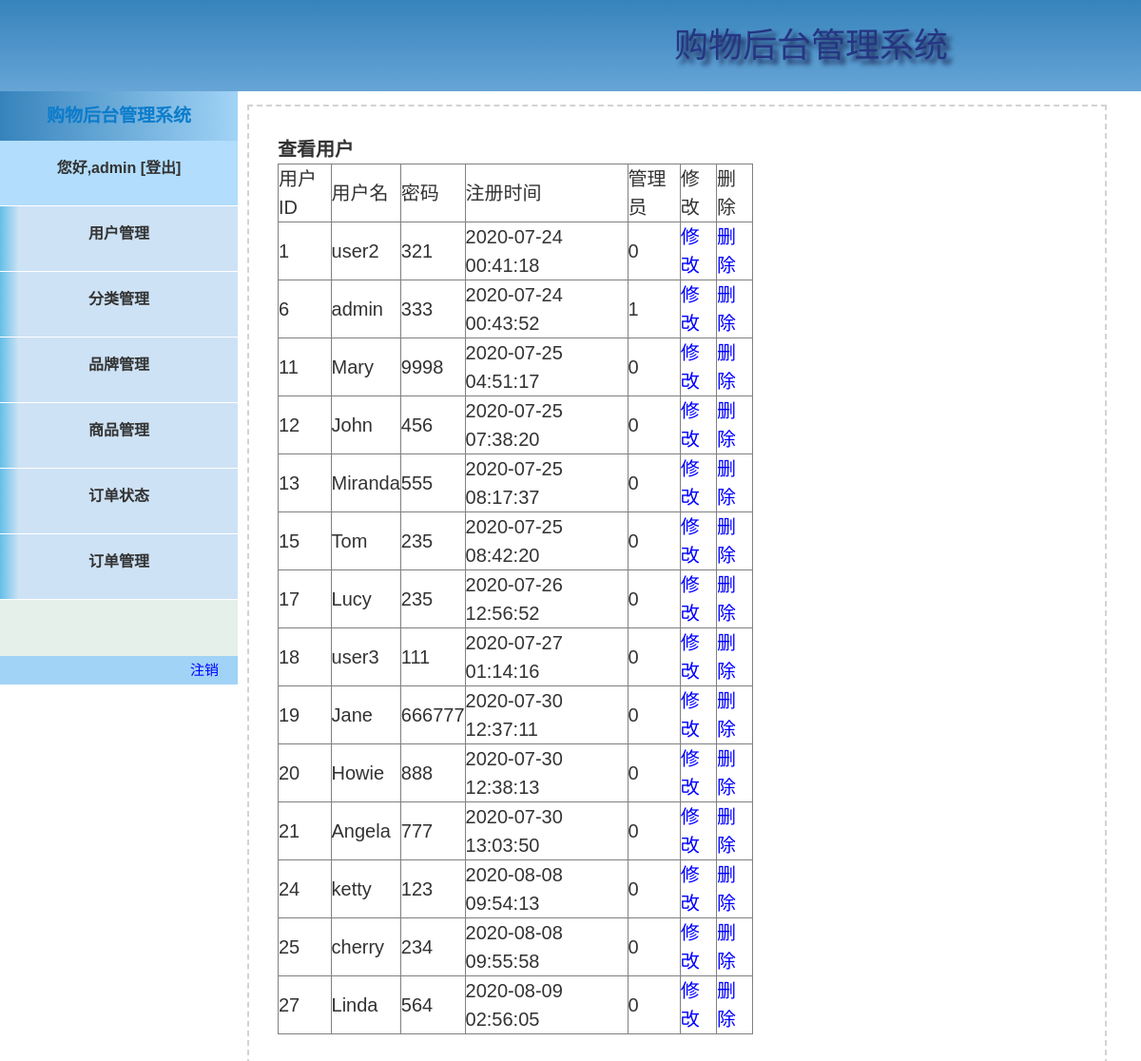
Page /admin/user/index.php (signed in) on the committed database.
### tables this page shows
CREATE TABLE `userdata` (
  `id` int(10) UNSIGNED NOT NULL,
  `username` varchar(50) NOT NULL,
  `password` varchar(50) NOT NULL,
  `regtime` int(11) NOT NULL,
  `admin` tinyint(4) NOT NULL
);

### admin/user/index.php (the view, shortened to what this page needs)
<?php
include'../../public/common/dbconfig.inc.php';
$sqlUser = "SELECT * FROM userdata order by id";
$resultUser = $conn->query($sqlUser);
?>
<!doctype html>
<html lang="en">
<head>
</head>
<body>
<header>
    <?php
    include'../index.php';
    ?>
</header>
<main>
    <p><b>查看用户</b></p>
    <table width="500" border="1" cellspacing="0">
        <tr>
            <th>用户ID</th>
            <th>用户名</th>
            <th>密码</th>
            <th>注册时间</th>
            <th>管理员</th>
            <th>修改</th>
            <th>删除</th>
        </tr>
        <?php
        if ($resultUser->num_rows > 0) {
            while($rowUser = $resultUser->fetch_assoc()) {
                echo "<tr>";
                echo"<td>{$rowUser["id"]}</td>";
                echo"<td>{$rowUser["username"]}</td>";
                echo"<td>{$rowUser["password"]}</td>";
                echo"<td>".date("Y-m-d H:i:s",$rowUser["regtime"])."</td>";
                echo"<td>{$rowUser["admin"]}</td>";
                echo "<td><a href='edit.php?id={$rowUser["id"]}'>修改</a></td>";
                echo "<td><a href='delete.php?id={$rowUser["id"]}' >删除</a></td>";
                echo "</tr>";
            }
        } else {
            echo "0 结果";
        }
        ?>
    </table>
</main>
</body>
</html>

### admin/public/css/style.css (style rules this page uses)
main { font-size: 20px; width: 70%; height:auto; border: dashed lightgray 2px; padding: 30px; line-height: 30px; position: absolute; left: 260px; top: 110px; }
main a { color: blue; }

### rows in the picture
userdata: id "1", username "user2", password "321", regtime "2020-07-24 00:41:18", admin "0"
userdata: id "6", username "admin", password "333", regtime "2020-07-24 00:43:52", admin "1"
userdata: id "11", username "Mary", password "9998", regtime "2020-07-25 04:51:17", admin "0"
userdata: id "12", username "John", password "456", regtime "2020-07-25 07:38:20", admin "0"
userdata: id "13", username "Miranda", password "555", regtime "2020-07-25 08:17:37", admin "0"
userdata: id "15", username "Tom", password "235", regtime "2020-07-25 08:42:20", admin "0"
userdata: id "17", username "Lucy", password "235", regtime "2020-07-26 12:56:52", admin "0"
userdata: id "18", username "user3", password "111", regtime "2020-07-27 01:14:16", admin "0"
userdata: id "19", username "Jane", password "666777", regtime "2020-07-30 12:37:11", admin "0"
userdata: id "20", username "Howie", password "888", regtime "2020-07-30 12:38:13", admin "0"
userdata: id "21", username "Angela", password "777", regtime "2020-07-30 13:03:50", admin "0"
userdata: id "24", username "ketty", password "123", regtime "2020-08-08 09:54:13", admin "0"
userdata: id "25", username "cherry", password "234", regtime "2020-08-08 09:55:58", admin "0"
userdata: id "27", username "Linda", password "564", regtime "2020-08-09 02:56:05", admin "0"

### other values in the picture
$_SESSION['username'] "admin"
